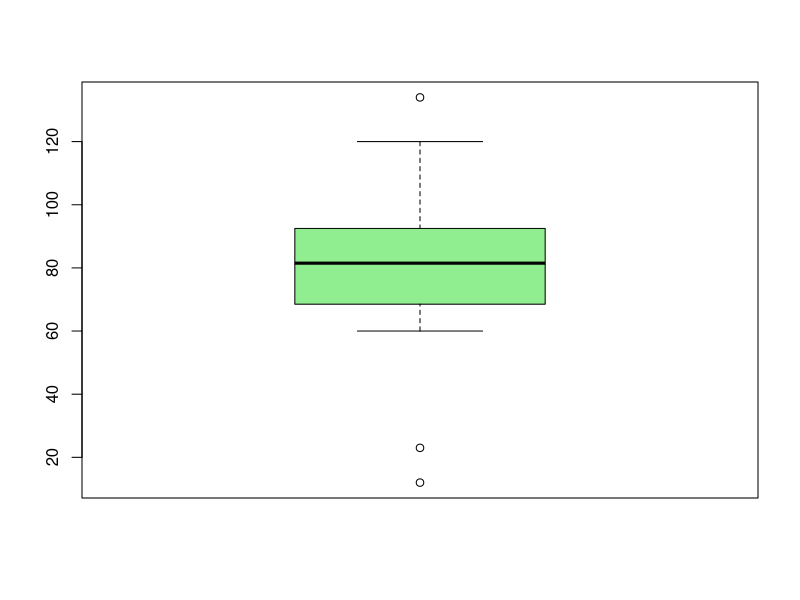
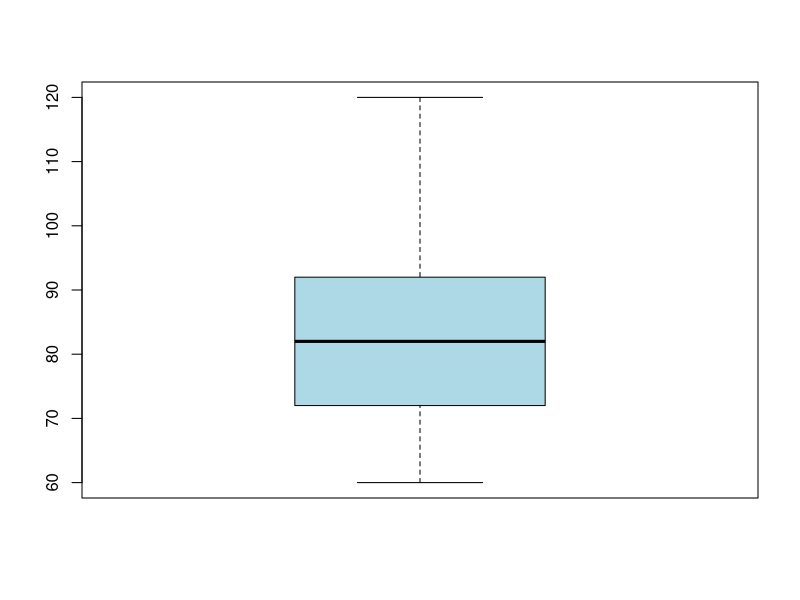
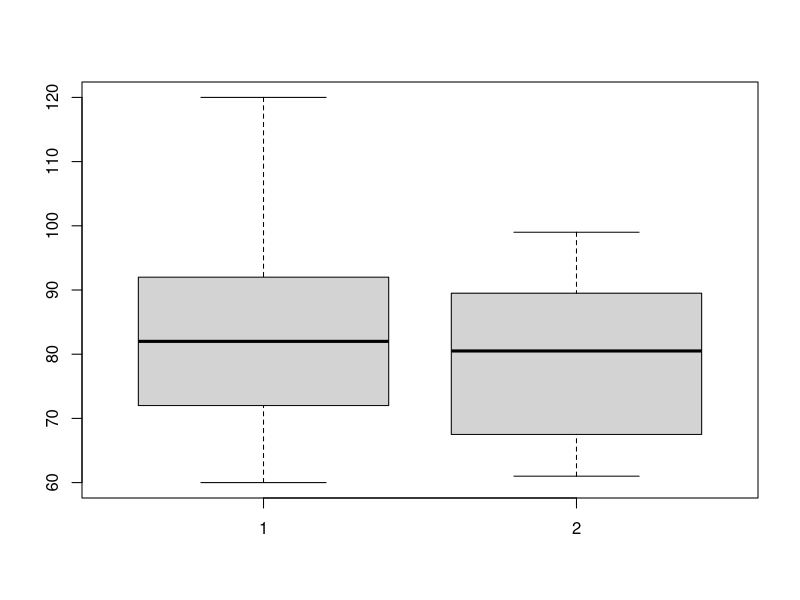

The R source for these figures, in order:
#win by efforts

#creating random samples

a <- c(sample(60:100,20), 12,23,134,120)
a

str(a)


boxplot(a,
        col = "lightgreen")
par(mfrow= c(1,1))

l <- quantile(a,0.25)
l
lb <- quantile(a,0.25) - 1.5 * IQR(a)
lb

u <- quantile(a,0.75)
u
ub <- quantile(a,0.75) + 1.5 * IQR(a)
ub

p <- a[a > lb & a < ub]
p

str(p)
boxplot(p,
        col = "lightblue")

q <- c(sample(60:100,20), 12,15,145,154)
q

lb1 <- quantile(q,0.25) - 1.5 * IQR(q)
lb1
ub1 <- quantile(q,0.75) + 1.5 * IQR(q)
ub1
rm_lu <- q[q > lb1 & q < ub1]
rm_lu

boxplot(p,rm_lu)
str(q)







